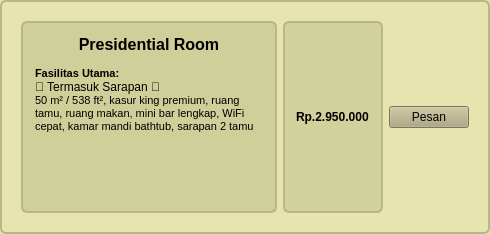
              <widget class="QFrame" name="roomFrame2_4">
               <property name="styleSheet">
                <string notr="true">
                QFrame { background-color: rgb(231,228,176); border: 2px solid rgb(184,182,139); border-radius: 6px; padding: 8px; }
                QLabel#roomTitle2 { font-weight: bold; font-size: 12pt; }
                QLabel#roomDesc2 { font-size: 9pt; }
              </string>
               </property>
               <layout class="QHBoxLayout" name="horizontalLayout_13">
                <item>
                 <layout class="QVBoxLayout" name="roomTextCol2_4"/>
                </item>
                <item>
                 <widget class="QTextEdit" name="textEdit_6">
                  <property name="styleSheet">
                   <string notr="true">background-color: rgb(207, 207, 154);</string>
                  </property>
                  <property name="html">
                   <string>&lt;!DOCTYPE HTML PUBLIC &quot;-//W3C//DTD HTML 4.0//EN&quot; &quot;http://www.w3.org/TR/REC-html40/strict.dtd&quot;&gt;
&lt;html&gt;&lt;head&gt;&lt;meta name=&quot;qrichtext&quot; content=&quot;1&quot; /&gt;&lt;meta charset=&quot;utf-8&quot; /&gt;&lt;style type=&quot;text/css&quot;&gt;
p, li { white-space: pre-wrap; }
hr { height: 1px; border-width: 0; }
li.unchecked::marker { content: &quot;\2610&quot;; }
li.checked::marker { content: &quot;\2612&quot;; }
&lt;/style&gt;&lt;/head&gt;&lt;body style=&quot; font-family:'Segoe UI'; font-size:9pt; font-weight:400; font-style:normal;&quot;&gt;
&lt;p align=&quot;center&quot; style=&quot; margin-top:0px; margin-bottom:0px; margin-left:0px; margin-right:0px; -qt-block-indent:0; text-indent:0px;&quot;&gt;&lt;span style=&quot; font-family:'MS Shell Dlg 2'; font-size:12pt; font-weight:600;&quot;&gt;Presidential&lt;/span&gt;&lt;span style=&quot; font-family:'MS Shell Dlg 2'; font-size:12pt;&quot;&gt; &lt;/span&gt;&lt;span style=&quot; font-family:'MS Shell Dlg 2'; font-size:12pt; font-weight:600;&quot;&gt;Room&lt;/span&gt;&lt;/p&gt;
&lt;p style=&quot;-qt-paragraph-type:empty; margin-top:0px; margin-bottom:0px; margin-left:0px; margin-right:0px; -qt-block-indent:0; text-indent:0px; font-family:'MS Shell Dlg 2'; font-size:8pt;&quot;&gt;&lt;br /&gt;&lt;/p&gt;
&lt;p style=&quot; margin-top:0px; margin-bottom:0px; margin-left:0px; margin-right:0px; -qt-block-indent:0; text-indent:0px;&quot;&gt;&lt;span style=&quot; font-family:'MS Shell Dlg 2'; font-size:8pt; font-weight:600;&quot;&gt;Fasilitas Utama: &lt;/span&gt;&lt;/p&gt;
&lt;p style=&quot; margin-top:0px; margin-bottom:0px; margin-left:0px; margin-right:0px; -qt-block-indent:0; text-indent:0px;&quot;&gt;🍱 Termasuk Sarapan 🍱&lt;/p&gt;
&lt;p style=&quot; margin-top:0px; margin-bottom:0px; margin-left:0px; margin-right:0px; -qt-block-indent:0; text-indent:0px;&quot;&gt;&lt;span style=&quot; font-family:'MS Shell Dlg 2'; font-size:8pt;&quot;&gt;50 m² / 538 ft², kasur king premium, ruang tamu, ruang makan, mini bar lengkap, WiFi cepat, kamar mandi bathtub, sarapan 2 tamu&lt;/span&gt;&lt;/p&gt;&lt;/body&gt;&lt;/html&gt;</string>
                  </property>
                 </widget>
                </item>
                <item>
                 <widget class="QLabel" name="label_29">
                  <property name="font">
                   <font>
                    <bold>true</bold>
                   </font>
                  </property>
                  <property name="styleSheet">
                   <string notr="true">background-color: rgb(209, 209, 156);</string>
                  </property>
                  <property name="text">
                   <string>Rp.2.950.000</string>
                  </property>
                 </widget>
                </item>
                <item>
                 <widget class="QPushButton" name="btnPrice2_4">
                  <property name="styleSheet">
                   <string notr="true"> color: rgb(0, 0, 0); background-color: rgb(174,167,126)
 </string>
                  </property>
                  <property name="text">
                   <string>Pesan</string>
                  </property>
                 </widget>
                </item>
               </layout>
              </widget>
